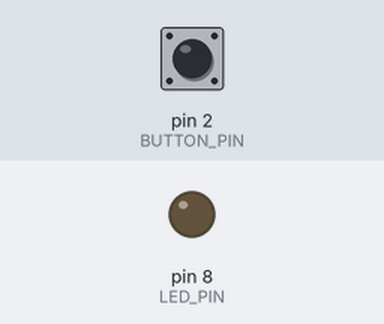
Recording of a sketch running on a simulated Arduino Uno, built with avr-gcc and run on an emulated ATmega328P. Parts: output pins drawn as LEDs (lit = HIGH). The inputs (shaded band) are chosen by the test bench; at power-on: pin 2 (BUTTON_PIN) HIGH.

Above: at 1.2 s.
1.3 s: pin 2 (BUTTON_PIN) pulled LOW for 0.15 s
At 2.2 s:
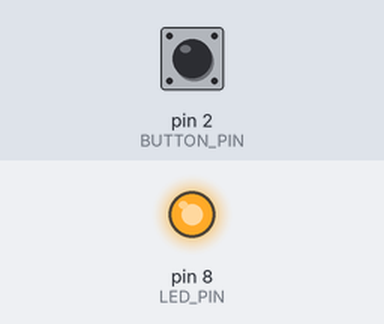
2.9 s: pin 2 (BUTTON_PIN) pulled LOW for 1 s
At 3.4 s:
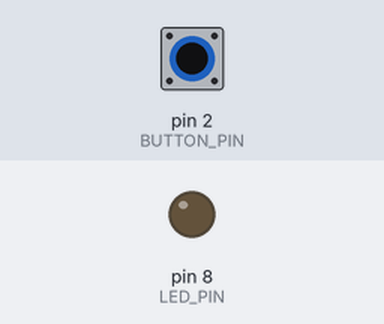
5.4 s: pin 2 (BUTTON_PIN) pulled LOW for 3.2 s
At 6.5 s:
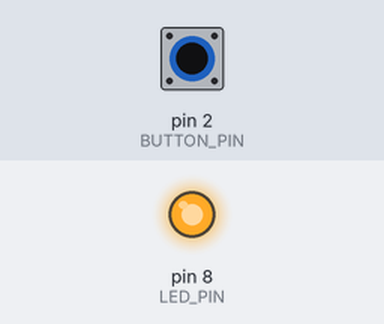
Timing chart, 0 to 8.4 s (numbered marks = the images above; inputs shaded):
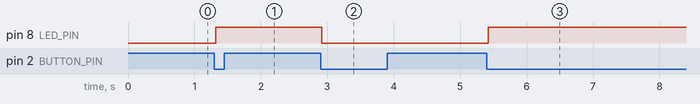

Measured:
- after the input at 1.3 s, pin 8 (LED_PIN): LOW → HIGH at once
- after the input at 2.9 s, pin 8 (LED_PIN): HIGH → LOW at once
- after the input at 5.4 s, pin 8 (LED_PIN): LOW → HIGH at once

The sketch:

Button_Toggle_LED.ino
```cpp
const int BUTTON_PIN = 2;
const int LED_PIN    = 8;

bool ledState = false;
int lastButtonState = HIGH;  // HIGH = not pressed (INPUT_PULLUP)

void setup() {
  pinMode(BUTTON_PIN, INPUT_PULLUP);
  pinMode(LED_PIN, OUTPUT);
}

void loop() {
  int buttonState = digitalRead(BUTTON_PIN);

  if (buttonState != lastButtonState) {
    delay(20);                           // wait out bounce on press & release
    buttonState = digitalRead(BUTTON_PIN);

    if (buttonState != lastButtonState) {
      if (buttonState == LOW) {          // confirmed press
        ledState = !ledState;
        digitalWrite(LED_PIN, ledState);
      }
      lastButtonState = buttonState;
    }
  }
}
```
